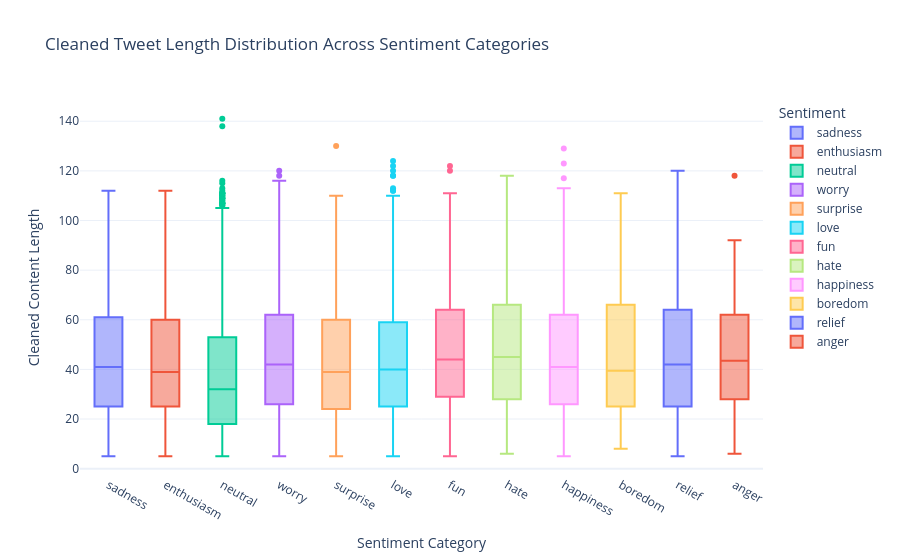

Notebook source saved alongside this figure:
### Markdown cell above
## 6. Visual Representation of Correlation, Covariance

Correlation and covariance are statistical measures primarily used to understand the relationship between two or more numerical variables.

*   **Covariance** measures the directional relationship between two variables. A positive covariance indicates that variables tend to move in the same direction, while a negative covariance indicates they move in opposite directions.
*   **Correlation** is a normalized version of covariance, scaling the value between -1 and +1. A correlation of +1 indicates a perfect positive linear relationship, -1 indicates a perfect negative linear relationship, and 0 indicates no linear relationship.

**Applicability to this Dataset**:
Our primary features (`cleaned_content`) are text-based, which are inherently categorical and high-dimensional after vectorization. The `sentiment` is also a categorical variable. Therefore, direct calculation and visualization of standard numerical correlation and covariance matrices as typically done for numerical features (e.g., in a regression problem with multiple numerical predictors) is not directly applicable in the same way.

However, if we were to engineer numerical features from the text, such as:
*   `cleaned_content_length` (which we already have)
*   Number of positive/negative words (using a lexicon)
*   Number of capital letters
*   Number of unique words
*   Average word length
*   Sentiment score from a pre-trained model (e.g., VADER)

...then we could calculate correlations between these engineered numerical features.

For this specific notebook, given the primary focus on text classification, we only have `cleaned_content_length` as a derived numerical feature. We can analyze its distribution, but its direct correlation with the *categorical* `sentiment` is not measured by standard Pearson correlation. Instead, we'd use techniques like ANOVA or calculate group-wise means to see if average length differs across sentiment categories.

**Conceptual Explanation & Example (No Direct Plot with current data):**

Let's assume we had a numerical sentiment score (`sentiment_score`) and `tweet_length`. We could visualize their relationship using a scatter plot and calculate Pearson correlation.

**Example Scenario (Hypothetical):**
If we had engineered features like `num_emojis_positive` and `num_exclamation_marks`, we could plot their correlation.

```python
# HYPOTHETICAL CODE (NOT EXECUTED ON CURRENT DATA FOR CORRELATION PLOT)
# df_numeric_features = df[['cleaned_content_length', 'num_positive_words_hypothetical', 'num_negative_words_hypothetical']]
# correlation_matrix = df_numeric_features.corr()
# fig_corr = px.imshow(correlation_matrix, text_auto=True, title="Hypothetical Correlation Matrix of Numerical Text Features")
# fig_corr.show()
```

**For our current dataset with `cleaned_content_length` and `sentiment`:**
Instead of correlation, we can visualize how `cleaned_content_length` varies across different `sentiment` categories using box plots or violin plots. This shows the relationship between a numerical and a categorical variable.

### Code cell
logger.info("Analyzing numerical feature distribution across sentiment categories.")

try:
    fig = px.box(df, x='sentiment', y='cleaned_content_length',
                 title='Cleaned Tweet Length Distribution Across Sentiment Categories',
                 labels={'sentiment': 'Sentiment', 'cleaned_content_length': 'Cleaned Content Length (characters)'},
                 color='sentiment',
                 template='plotly_white')
    fig.update_layout(xaxis_title="Sentiment Category", yaxis_title="Cleaned Content Length")
    fig.show()
    logger.info("Box plot of cleaned content length across sentiments generated.")

except Exception as e:
    logger.error(f"Error generating box plot for cleaned content length vs. sentiment: {e}")

### Figure 1 — Plotly figure (JSON) as saved in the notebook; plotly's stock layout.template omitted (floating-point values rounded to 4 significant figures; data arrays with more than 128 entries replaced by an {"elided": "..."} marker saying what was removed)
{"data": [{"alignmentgroup": "True", "hovertemplate": "Sentiment=%{x}<br>Cleaned Content Length (characters)=%{y}<extra></extra>", "legendgroup": "sadness", "marker": {"color": "#636efa"}, "name": "sadness", "notched": false, "offsetgroup": "sadness", "orientation": "v", "showlegend": true, "type": "box", "x": {"elided": "5101 str values"}, "x0": " ", "xaxis": "x", "y": {"elided": "5101 int values"}, "y0": " ", "yaxis": "y"}, {"alignmentgroup": "True", "hovertemplate": "Sentiment=%{x}<br>Cleaned Content Length (characters)=%{y}<extra></extra>", "legendgroup": "enthusiasm", "marker": {"color": "#EF553B"}, "name": "enthusiasm", "notched": false, "offsetgroup": "enthusiasm", "orientation": "v", "showlegend": true, "type": "box", "x": {"elided": "753 str values"}, "x0": " ", "xaxis": "x", "y": {"elided": "753 int values"}, "y0": " ", "yaxis": "y"}, {"alignmentgroup": "True", "hovertemplate": "Sentiment=%{x}<br>Cleaned Content Length (characters)=%{y}<extra></extra>", "legendgroup": "neutral", "marker": {"color": "#00cc96"}, "name": "neutral", "notched": false, "offsetgroup": "neutral", "orientation": "v", "showlegend": true, "type": "box", "x": {"elided": "8290 str values"}, "x0": " ", "xaxis": "x", "y": {"elided": "8290 int values"}, "y0": " ", "yaxis": "y"}, {"alignmentgroup": "True", "hovertemplate": "Sentiment=%{x}<br>Cleaned Content Length (characters)=%{y}<extra></extra>", "legendgroup": "worry", "marker": {"color": "#ab63fa"}, "name": "worry", "notched": false, "offsetgroup": "worry", "orientation": "v", "showlegend": true, "type": "box", "x": {"elided": "8369 str values"}, "x0": " ", "xaxis": "x", "y": {"elided": "8369 int values"}, "y0": " ", "yaxis": "y"}, {"alignmentgroup": "True", "hovertemplate": "Sentiment=%{x}<br>Cleaned Content Length (characters)=%{y}<extra></extra>", "legendgroup": "surprise", "marker": {"color": "#FFA15A"}, "name": "surprise", "notched": false, "offsetgroup": "surprise", "orientation": "v", "showlegend": true, "type": "box", "x": {"elided": "2153 str values"}, "x0": " ", "xaxis": "x", "y": {"elided": "2153 int values"}, "y0": " ", "yaxis": "y"}, {"alignmentgroup": "True", "hovertemplate": "Sentiment=%{x}<br>Cleaned Content Length (characters)=%{y}<extra></extra>", "legendgroup": "love", "marker": {"color": "#19d3f3"}, "name": "love", "notched": false, "offsetgroup": "love", "orientation": "v", "showlegend": true, "type": "box", "x": {"elided": "3797 str values"}, "x0": " ", "xaxis": "x", "y": {"elided": "3797 int values"}, "y0": " ", "yaxis": "y"}, {"alignmentgroup": "True", "hovertemplate": "Sentiment=%{x}<br>Cleaned Content Length (characters)=%{y}<extra></extra>", "legendgroup": "fun", "marker": {"color": "#FF6692"}, "name": "fun", "notched": false, "offsetgroup": "fun", "orientation": "v", "showlegend": true, "type": "box", "x": {"elided": "1766 str values"}, "x0": " ", "xaxis": "x", "y": {"elided": "1766 int values"}, "y0": " ", "yaxis": "y"}, {"alignmentgroup": "True", "hovertemplate": "Sentiment=%{x}<br>Cleaned Content Length (characters)=%{y}<extra></extra>", "legendgroup": "hate", "marker": {"color": "#B6E880"}, "name": "hate", "notched": false, "offsetgroup": "hate", "orientation": "v", "showlegend": true, "type": "box", "x": {"elided": "1306 str values"}, "x0": " ", "xaxis": "x", "y": {"elided": "1306 int values"}, "y0": " ", "yaxis": "y"}, {"alignmentgroup": "True", "hovertemplate": "Sentiment=%{x}<br>Cleaned Content Length (characters)=%{y}<extra></extra>", "legendgroup": "happiness", "marker": {"color": "#FF97FF"}, "name": "happiness", "notched": false, "offsetgroup": "happiness", "orientation": "v", "showlegend": true, "type": "box", "x": {"elided": "5167 str values"}, "x0": " ", "xaxis": "x", "y": {"elided": "5167 int values"}, "y0": " ", "yaxis": "y"}, {"alignmentgroup": "True", "hovertemplate": "Sentiment=%{x}<br>Cleaned Content Length (characters)=%{y}<extra></extra>", "legendgroup": "boredom", "marker": {"color": "#FECB52"}, "name": "boredom", "notched": false, "offsetgroup": "boredom", "orientation": "v", "showlegend": true, "type": "box", "x": {"elided": "178 str values"}, "x0": " ", "xaxis": "x", "y": {"elided": "178 int values"}, "y0": " ", "yaxis": "y"}, {"alignmentgroup": "True", "hovertemplate": "Sentiment=%{x}<br>Cleaned Content Length (characters)=%{y}<extra></extra>", "legendgroup": "relief", "marker": {"color": "#636efa"}, "name": "relief", "notched": false, "offsetgroup": "relief", "orientation": "v", "showlegend": true, "type": "box", "x": {"elided": "1515 str values"}, "x0": " ", "xaxis": "x", "y": {"elided": "1515 int values"}, "y0": " ", "yaxis": "y"}, {"alignmentgroup": "True", "hovertemplate": "Sentiment=%{x}<br>Cleaned Content Length (characters)=%{y}<extra></extra>", "legendgroup": "anger", "marker": {"color": "#EF553B"}, "name": "anger", "notched": false, "offsetgroup": "anger", "orientation": "v", "showlegend": true, "type": "box", "x": ["anger", "anger", "anger", "anger", "anger", "anger", "anger", "anger", "anger", "anger", "anger", "anger", "anger", "anger", "anger", "anger", "anger", "anger", "anger", "anger", "anger", "anger", "anger", "anger", "anger", "anger", "anger", "anger", "anger", "anger", "anger", "anger", "anger", "anger", "anger", "anger", "anger", "anger", "anger", "anger", "anger", "anger", "anger", "anger", "anger", "anger", "anger", "anger", "anger", "anger", "anger", "anger", "anger", "anger", "anger", "anger", "anger", "anger", "anger", "anger", "anger", "anger", "anger", "anger", "anger", "anger", "anger", "anger", "anger", "anger", "anger", "anger", "anger", "anger", "anger", "anger", "anger", "anger", "anger", "anger", "anger", "anger", "anger", "anger", "anger", "anger", "anger", "anger", "anger", "anger", "anger", "anger", "anger", "anger", "anger", "anger", "anger", "anger", "anger", "anger", "anger", "anger", "anger", "anger", "anger", "anger", "anger", "anger", "anger", "anger"], "x0": " ", "xaxis": "x", "y": [20, 21, 17, 58, 118, 14, 27, 48, 40, 69, 27, 69, 30, 32, 28, 30, 42, 45, 74, 10, 56, 16, 55, 31, 17, 36, 63, 69, 72, 57, 50, 6, 27, 29, 46, 13, 41, 30, 31, 55, 82, 48, 42, 35, 47, 43, 33, 65, 64, 46, 48, 62, 7, 42, 21, 71, 42, 80, 11, 46, 70, 44, 78, 92, 23, 79, 28, 18, 64, 73, 44, 23, 17, 30, 47, 40, 10, 32, 49, 21, 45, 75, 25, 38, 33, 60, 20, 59, 45, 84, 46, 28, 91, 40, 76, 15, 60, 23, 14, 57, 67, 38, 73, 45, 51, 39, 64, 18, 73, 62], "y0": " ", "yaxis": "y"}], "layout": {"boxmode": "overlay", "legend": {"title": {"text": "Sentiment"}, "tracegroupgap": 0}, "title": {"text": "Cleaned Tweet Length Distribution Across Sentiment Categories"}, "xaxis": {"anchor": "y", "categoryarray": ["sadness", "enthusiasm", "neutral", "worry", "surprise", "love", "fun", "hate", "happiness", "boredom", "relief", "anger"], "categoryorder": "array", "domain": [0, 1], "title": {"text": "Sentiment Category"}}, "yaxis": {"anchor": "x", "domain": [0, 1], "title": {"text": "Cleaned Content Length"}}}}
